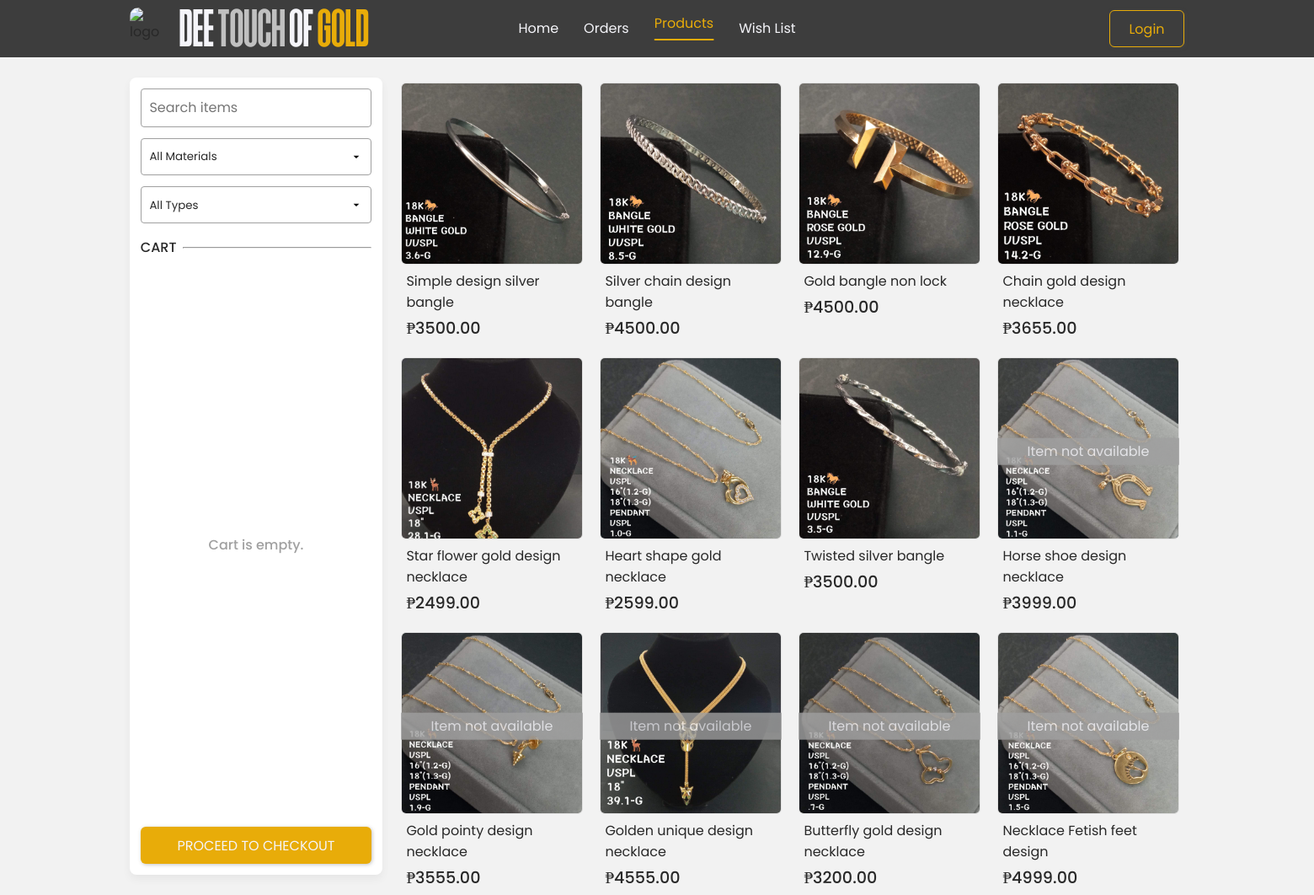
Page /shop/products/ on the committed database.
### shop/models.py (models this page shows, shortened)
class Product(models.Model):
    MATERIAL_CHOICES = [
        ('gold and silver', 'Gold & Silver'),
        ('gold', 'Gold'),
        ('silver', 'Silver'),
        ('rose gold', 'Rose Gold'),
        ('white gold', 'White Gold'),
    ]
    TYPE_CHOICES = [
        ('necklace', 'Necklace'),
        ('bangle', 'Bangle'),
        ('earring', 'Earring'),
    ]
    shop = models.ForeignKey(Shop, on_delete=models.CASCADE, related_name='products')
    name = models.CharField(max_length=200)
    description = models.TextField()
    price = models.DecimalField(max_digits=10, decimal_places=2, validators=[MinValueValidator(0.01)])
    discount_price = models.DecimalField(max_digits=10, decimal_places=2, null=True, blank=True)
    stock = models.PositiveIntegerField(default=1)
    material = models.CharField(max_length=20, choices=MATERIAL_CHOICES, default='gold and silver')
    type = models.CharField(max_length=20, choices=TYPE_CHOICES, default='necklace')
    image = models.ImageField(upload_to='products/', blank=True, null=True)
    is_available = models.BooleanField(default=True)
    created_at = models.DateTimeField(auto_now_add=True)
    updated_at = models.DateTimeField(auto_now=True)

### shop/views.py (the view)
# urls.py: path('products/', views.products_view, name='products'),
def products_view(request):
    products = Product.objects.select_related('shop', 'shop__seller').annotate(
        follower_count=Count('shop__followers', distinct=True)
    ).order_by('-is_available', '-created_at')
    cart = None
    cart_product_ids = []
    if request.user.is_authenticated and request.user.user_type == 'customer':
        cart, _ = Cart.objects.get_or_create(customer=request.user)
        cart_product_ids = list(cart.items.values_list('product_id', flat=True))
    for product in products:
        product.is_in_cart = product.id in cart_product_ids
    return render(request, 'shop/products.html', {
        'products': products,
        'cart': cart
    })

### shop/views.py (called while the page is built, shortened)
def global_data(request):
    cart = None
    notifications = None
    chats = None
    cart_subtotal = 0
    wishlist_products = []
    unread_notif_count = notifications.filter(is_read=False).count() if notifications else 0
    unread_chats_count = chats.filter(is_read=False).count() if chats else 0
    return {
        'cart': cart,
        'cart_subtotal': cart_subtotal,
        'wishlist_products': wishlist_products,
        'notifications': notifications,
        'unread_notif_count': unread_notif_count,
        'unread_chats_count': unread_chats_count,
    }

### templates/shop/products.html (shortened to what this page needs)
{% extends '../includes/base.html' %}
{% load static %}
{% block content %}
{% include "../includes/navbar.html" %}
<section class="shop-page">
  <div class="page-wrapper">
    <div class="left-section">
      <div class="filter-cont">
        <input type="search" name="search-item" id="search-item" placeholder="Search items">
        <select id="filter-material" class="list-btn">
          <option value="">All Materials</option>
        </select>
        <select id="filter-type" class="list-btn">
          <option value="">All Types</option>
        </select>
      </div>
      <div class="divider">
        <p>CART</p>
        <hr>
      </div>
      <div class="cart-items">
        {% if cart.items.exists %}
          {% for item in cart.items.all %}
            <div class="item" data-id="{{ item.product.id }}">
              <img src="{{ item.product.image.url|default:'/static/images/placeholder.jpg' }}" alt="{{ item.product.name }}" class="item-img" />
              <div class="descriptions">
                <p class="name text-clamp">{{ item.product.name }}</p>
                <p class="price">Price: <span>₱{{ item.product.price }}</span></p>
              </div>
              <button class="icon-btn-delete2 delete-cart-item" data-id="{{ item.id }}">
                <i class="bi bi-trash-fill"></i>
              </button>
            </div>
          {% endfor %}
        {% else %}
          <div class="empty-content" style="font-size: 16px">
            <p>Cart is empty.</p>
          </div>
        {% endif %}
      </div>
      <a href="{% url 'shop:checkout' %}" class="primary-btn">PROCEED TO CHECKOUT</a>
    </div>
    <div class="items-section {% if not products.exists %}no-available-cont{% endif %}">
      {% for product in products %}
        <div class="item"
              data-id="{{ product.id }}"
              data-name="{{ product.name|escapejs }}"
              data-price="{{ product.price }}"
              data-description="{{ product.description|escapejs }}"
              data-image="{{ product.image.url|default:'/static/images/placeholder.jpg'|escapejs }}"
              data-seller-name="{{ product.shop.name }}"
              data-seller-rating="{{ product.shop.seller.rating|default:0 }}"
              data-seller-products="{{ product.shop.products.count }}"
              data-seller-followers="{{ product.shop.followers.count }}"
              data-shop-id="{{ product.shop.id }}"
              data-rating="{{ product.rating|default:'4.6' }}"
              data-products-sold="{{ product.shop.products_sold|default:0 }}"
              data-is-in-cart="{{ product.is_in_cart }}"
              data-material="{{ product.material }}"
              data-type="{{ product.type }}"
              data-is-available="{{ product.is_available }}">
            <div style="position:relative;">
              <img src="{{ product.image.url|default:'/static/images/placeholder.jpg' }}" alt="{{ product.name|escapejs }}" class="item-img" />
              {% if not product.is_available %}<span class="item-not-available">Item not available</span>{% endif %}
            </div>
            <div class="descriptions">
                <p class="name text-clamp">{{ product.name }}</p>
                <div class="wrap">
                    <p class="price">₱{{ product.price }}</p>
                </div>
            </div>
        </div>
      {% empty %}
          <p class="no-available">
            No available items to display.
          </p>
      {% endfor %}
    </div>
  </div>
</section>
{% endblock %}

### templates/includes/base.html (shortened to what this page needs)
{% load static %}
<!DOCTYPE html>
<html lang="en">
<head>
  <link rel="stylesheet" href="{% static 'sass/style.css' %}" />
  <link rel="stylesheet" href="{% static 'css/styles.css' %}" />
  <link rel="stylesheet" href="{% static 'icons/bootstrap-icons.css' %}" />
</head>
<body>
  {% block content %}{% endblock %}
</body>
</html>

### templates/includes/navbar.html (shortened to what this page needs)
{% load static %}
<div class="nav-cont">
  <nav>
    <div class="logo">
      <img src="{% static 'images/icons/logo.png' %}" alt="logo">
      <p>DEE <span>TOUCH</span> OF <span>GOLD</span></p>
    </div>
    <ul class="nav-links">
      <li class="{% if request.resolver_match.url_name == 'home' %}active{% endif %}"><a
          href="{% url 'shop:home' %}">Home</a>
      </li>
      <li class="{% if request.resolver_match.url_name == 'orders' %}active{% endif %}"><a href="{% url 'shop:orders'%}">Orders</a></li>
      <li class="{% if request.resolver_match.url_name == 'products' %}active{% endif %}"><a href="{% url 'shop:products' %}">Products</a></li>
      <li class="{% if request.resolver_match.url_name == 'wishlist' %}active{% endif %}"><a href="{% url 'shop:wishlist' %}">Wish List</a></li>
    </ul>
    {% if user.is_authenticated %}
    <div class="nav-profile-cont">
      {% if not user.is_superuser %}
      <div class="buttons-wrapper">
        <button class="ghost-btn" data-modal="nav-cart">
          <i class="bi bi-cart3"></i>
            {% if cart.items.count > 0 %}
              <span class="counter">{{ cart.items.count }}</span>
            {% endif %}
          </button>
        </button>
        <button class="ghost-btn" data-modal="nav-notif">
          <i class="bi bi-bell">
            {% if unread_notif_count > 0 %}
              <span class="counter">{{ unread_notif_count }}</span>
            {% endif %}
          </i>
          <form class="link-cont" data-modal="nav-notif">
            {% csrf_token %}
            <ul class="wrapper">
              {% for notif in notifications %}
              <li>
                <a href="{% if notif.type == 'order' %}{% url 'shop:orders' %}{% else %}{% url 'shop:products' %}{% endif %}"
                  data-notif-id="{{ notif.id }}" class="notification-link {% if not notif.is_read %}unread{% endif %}">
                  <span class="title">{{ notif.title }}</span>
                  <p>{{ notif.content }}</p>
                  <span class="date">{{ notif.created_at|date:"F d, Y" }}</span>
                </a>
              </li>
              {% empty %}
              <li>
                <p>No notifications available.</p>
              </li>
              {% endfor %}
            </ul>
          </form>
        </button>
        <a href="{% url 'shop:chat' %}" class="ghost-btn">
          <i class="bi bi-chat-dots">
            {% if unread_count > 0 %}
            <span class="counter"></span>
            {% endif %}
          </i>
        </a>
      </div>
      {% endif %}
      <div class="profile-wrapper border-btn-primary2" data-modal="nav-profile">
        <i class="bi bi-person-circle"></i>
        <p>{{user.username}}</p>
        <i class="bi bi-chevron-down"></i>
        <div class="link-cont" data-modal="nav-profile">
          <ul class="wrapper">
            <li>
              <a href="{% url 'shop:profile' %}"><i class="bi bi-person-fill"></i> Profile</a>
            </li>
            <li>
              <a href="{% url 'shop:logout'%}"><i class="bi bi-door-open"></i> Logout</a>
            </li>
          </ul>
        </div>
      </div>
    </div>
    {% else %}
    <button class="border-btn-primary" data-modal="nav-login-btn">Login</button>
    {% endif %}
  </nav>
</div>

### templates/includes/login-signup-modal.html (shortened to what this page needs)
{% load static %}

### rows in the picture
Product: image (picture), name "Simple design silver bangle", price "3500.00"
Product: image (picture), name "Silver chain design bangle", price "4500.00"
Product: image (picture), name "Gold bangle non lock", price "4500.00"
Product: image (picture), name "Chain gold design necklace", price "3655.00"
Product: image (picture), name "Star flower gold design necklace", price "2499.00"
Product: image (picture), name "Heart shape gold necklace", price "2599.00"
Product: image (picture), name "Twisted silver bangle", price "3500.00"
Product: is_available "Item not available", name "Horse shoe design necklace", price "3999.00"
Product: is_available "Item not available", name "Gold pointy design necklace", price "3555.00"
Product: is_available "Item not available", name "Golden unique design necklace", price "4555.00"
Product: is_available "Item not available", name "Butterfly gold design necklace", price "3200.00"
Product: is_available "Item not available", name "Necklace Fetish feet design", price "4999.00"
